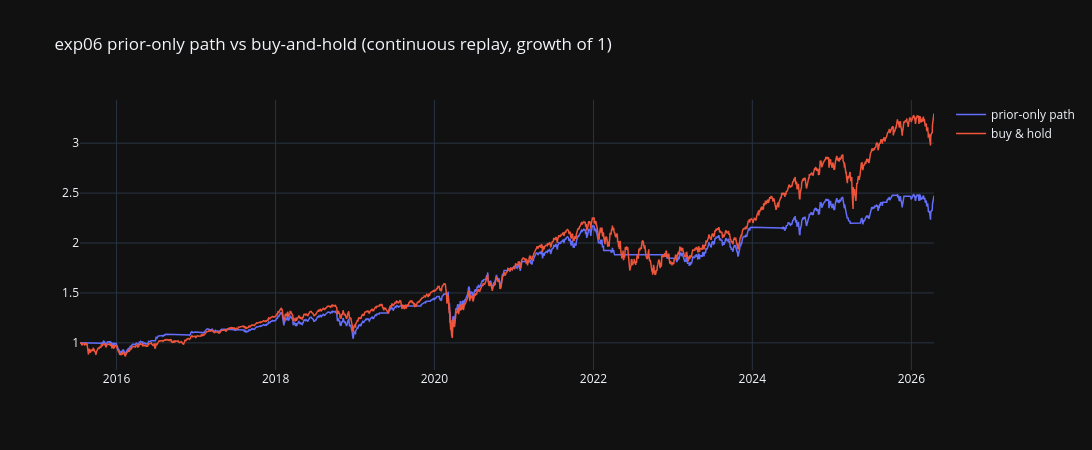

The notebook cell this image was saved under:
### Code cell
# CREATE A FIGURE OF THE PRIOR-ONLY PATH vs BUY AND HOLD (GROWTH OF 1)
path_equity_pdf, buy_hold_equity_pdf = prior_dict["simulation_dict"]["daily_equity_pdf"], prior_dict["buy_hold_dict"]["daily_equity_pdf"]
fig = go.Figure()
fig.add_trace(go.Scatter(x=path_equity_pdf["date"], y=path_equity_pdf["equity"] / config.INITIAL_CAPITAL, name="prior-only path", line={"width": 1.5}))
fig.add_trace(go.Scatter(x=buy_hold_equity_pdf["date"], y=buy_hold_equity_pdf["equity"] / config.INITIAL_CAPITAL, name="buy & hold", line={"width": 1.5}))
fig.update_layout(template="plotly_dark", width=1100, height=450, title="exp06 prior-only path vs buy-and-hold (continuous replay, growth of 1)")
fig.show()

### Figure 1 — Plotly figure (JSON) as saved in the notebook; plotly's stock layout.template omitted (floating-point values rounded to 4 significant figures; data arrays with more than 128 entries replaced by an {"elided": "..."} marker saying what was removed)
{"data": [{"line": {"width": 1.5}, "name": "prior-only path", "type": "scatter", "x": {"elided": "2702 str values"}, "y": {"elided": "2702 float values"}}, {"line": {"width": 1.5}, "name": "buy & hold", "type": "scatter", "x": {"elided": "2702 str values"}, "y": {"elided": "2702 float values"}}], "layout": {"height": 450, "title": {"text": "exp06 prior-only path vs buy-and-hold (continuous replay, growth of 1)"}, "width": 1100}}
